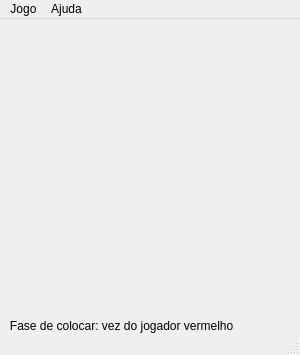
<?xml version="1.0" encoding="UTF-8"?>
<ui version="4.0">
 <class>Achi</class>
 <widget class="QMainWindow" name="Achi">
  <property name="geometry">
   <rect>
    <x>0</x>
    <y>0</y>
    <width>300</width>
    <height>349</height>
   </rect>
  </property>
  <property name="windowTitle">
   <string>Achi</string>
  </property>
  <widget class="QWidget" name="centralwidget">
   <property name="styleSheet">
    <string notr="true">#centralwidget { background: url(':/grid'); }</string>
   </property>
   <layout class="QGridLayout" name="gridLayout">
    <property name="leftMargin">
     <number>0</number>
    </property>
    <property name="topMargin">
     <number>0</number>
    </property>
    <property name="rightMargin">
     <number>0</number>
    </property>
    <property name="bottomMargin">
     <number>0</number>
    </property>
    <property name="spacing">
     <number>0</number>
    </property>
    <item row="2" column="1">
     <widget class="Hole" name="hole21">
      <property name="minimumSize">
       <size>
        <width>100</width>
        <height>100</height>
       </size>
      </property>
      <property name="maximumSize">
       <size>
        <width>100</width>
        <height>100</height>
       </size>
      </property>
      <property name="styleSheet">
       <string notr="true">QPushButton {
    border: none;
    outline: none;
}</string>
      </property>
      <property name="text">
       <string/>
      </property>
      <property name="iconSize">
       <size>
        <width>50</width>
        <height>50</height>
       </size>
      </property>
      <property name="flat">
       <bool>true</bool>
      </property>
      <property name="row" stdset="0">
       <number>2</number>
      </property>
      <property name="col" stdset="0">
       <number>1</number>
      </property>
     </widget>
    </item>
    <item row="0" column="2">
     <widget class="Hole" name="hole02">
      <property name="minimumSize">
       <size>
        <width>100</width>
        <height>100</height>
       </size>
      </property>
      <property name="maximumSize">
       <size>
        <width>100</width>
        <height>100</height>
       </size>
      </property>
      <property name="styleSheet">
       <string notr="true">QPushButton {
    border: none;
    outline: none;
}</string>
      </property>
      <property name="text">
       <string/>
      </property>
      <property name="iconSize">
       <size>
        <width>50</width>
        <height>50</height>
       </size>
      </property>
      <property name="flat">
       <bool>true</bool>
      </property>
      <property name="row" stdset="0">
       <number>0</number>
      </property>
      <property name="col" stdset="0">
       <number>2</number>
      </property>
     </widget>
    </item>
    <item row="2" column="2">
     <widget class="Hole" name="hole22">
      <property name="minimumSize">
       <size>
        <width>100</width>
        <height>100</height>
       </size>
      </property>
      <property name="maximumSize">
       <size>
        <width>100</width>
        <height>100</height>
       </size>
      </property>
      <property name="styleSheet">
       <string notr="true">QPushButton {
    border: none;
    outline: none;
}</string>
      </property>
      <property name="text">
       <string/>
      </property>
      <property name="iconSize">
       <size>
        <width>50</width>
        <height>50</height>
       </size>
      </property>
      <property name="flat">
       <bool>true</bool>
      </property>
      <property name="row" stdset="0">
       <number>2</number>
      </property>
      <property name="col" stdset="0">
       <number>2</number>
      </property>
     </widget>
    </item>
    <item row="1" column="2">
     <widget class="Hole" name="hole12">
      <property name="minimumSize">
       <size>
        <width>100</width>
        <height>100</height>
       </size>
      </property>
      <property name="maximumSize">
       <size>
        <width>100</width>
        <height>100</height>
       </size>
      </property>
      <property name="styleSheet">
       <string notr="true">QPushButton {
    border: none;
    outline: none;
}</string>
      </property>
      <property name="text">
       <string/>
      </property>
      <property name="iconSize">
       <size>
        <width>50</width>
        <height>50</height>
       </size>
      </property>
      <property name="flat">
       <bool>true</bool>
      </property>
      <property name="row" stdset="0">
       <number>1</number>
      </property>
      <property name="col" stdset="0">
       <number>2</number>
      </property>
     </widget>
    </item>
    <item row="1" column="0">
     <widget class="Hole" name="hole10">
      <property name="minimumSize">
       <size>
        <width>100</width>
        <height>100</height>
       </size>
      </property>
      <property name="maximumSize">
       <size>
        <width>100</width>
        <height>100</height>
       </size>
      </property>
      <property name="styleSheet">
       <string notr="true">QPushButton {
    border: none;
    outline: none;
}</string>
      </property>
      <property name="text">
       <string/>
      </property>
      <property name="iconSize">
       <size>
        <width>50</width>
        <height>50</height>
       </size>
      </property>
      <property name="flat">
       <bool>true</bool>
      </property>
      <property name="row" stdset="0">
       <number>1</number>
      </property>
      <property name="col" stdset="0">
       <number>0</number>
      </property>
     </widget>
    </item>
    <item row="1" column="1">
     <widget class="Hole" name="hole11">
      <property name="minimumSize">
       <size>
        <width>100</width>
        <height>100</height>
       </size>
      </property>
      <property name="maximumSize">
       <size>
        <width>100</width>
        <height>100</height>
       </size>
      </property>
      <property name="styleSheet">
       <string notr="true">QPushButton {
    border: none;
    outline: none;
}</string>
      </property>
      <property name="text">
       <string/>
      </property>
      <property name="iconSize">
       <size>
        <width>50</width>
        <height>50</height>
       </size>
      </property>
      <property name="flat">
       <bool>true</bool>
      </property>
      <property name="row" stdset="0">
       <number>1</number>
      </property>
      <property name="col" stdset="0">
       <number>1</number>
      </property>
     </widget>
    </item>
    <item row="0" column="0">
     <widget class="Hole" name="hole00">
      <property name="minimumSize">
       <size>
        <width>100</width>
        <height>100</height>
       </size>
      </property>
      <property name="maximumSize">
       <size>
        <width>100</width>
        <height>100</height>
       </size>
      </property>
      <property name="styleSheet">
       <string notr="true">QPushButton {
    border: none;
    outline: none;
}</string>
      </property>
      <property name="text">
       <string/>
      </property>
      <property name="iconSize">
       <size>
        <width>50</width>
        <height>50</height>
       </size>
      </property>
      <property name="flat">
       <bool>true</bool>
      </property>
      <property name="row" stdset="0">
       <number>0</number>
      </property>
      <property name="col" stdset="0">
       <number>0</number>
      </property>
     </widget>
    </item>
    <item row="2" column="0">
     <widget class="Hole" name="hole20">
      <property name="minimumSize">
       <size>
        <width>100</width>
        <height>100</height>
       </size>
      </property>
      <property name="maximumSize">
       <size>
        <width>100</width>
        <height>100</height>
       </size>
      </property>
      <property name="styleSheet">
       <string notr="true">QPushButton {
    border: none;
    outline: none;
}</string>
      </property>
      <property name="text">
       <string/>
      </property>
      <property name="iconSize">
       <size>
        <width>50</width>
        <height>50</height>
       </size>
      </property>
      <property name="flat">
       <bool>true</bool>
      </property>
      <property name="row" stdset="0">
       <number>2</number>
      </property>
      <property name="col" stdset="0">
       <number>0</number>
      </property>
     </widget>
    </item>
    <item row="0" column="1">
     <widget class="Hole" name="hole01">
      <property name="minimumSize">
       <size>
        <width>100</width>
        <height>100</height>
       </size>
      </property>
      <property name="maximumSize">
       <size>
        <width>100</width>
        <height>100</height>
       </size>
      </property>
      <property name="styleSheet">
       <string notr="true">QPushButton {
    border: none;
    outline: none;
}</string>
      </property>
      <property name="text">
       <string/>
      </property>
      <property name="iconSize">
       <size>
        <width>50</width>
        <height>50</height>
       </size>
      </property>
      <property name="flat">
       <bool>true</bool>
      </property>
      <property name="row" stdset="0">
       <number>0</number>
      </property>
      <property name="col" stdset="0">
       <number>1</number>
      </property>
     </widget>
    </item>
    <item row="3" column="0" colspan="3">
     <widget class="QLabel" name="label">
      <property name="text">
       <string>   Fase de colocar: vez do jogador vermelho </string>
      </property>
     </widget>
    </item>
   </layout>
  </widget>
  <widget class="QMenuBar" name="menubar">
   <property name="geometry">
    <rect>
     <x>0</x>
     <y>0</y>
     <width>300</width>
     <height>26</height>
    </rect>
   </property>
   <widget class="QMenu" name="menuJogo">
    <property name="title">
     <string>Jogo</string>
    </property>
    <addaction name="actionNew"/>
    <addaction name="actionQuit"/>
   </widget>
   <widget class="QMenu" name="menuAjuda">
    <property name="title">
     <string>Ajuda</string>
    </property>
    <addaction name="actionAbout"/>
   </widget>
   <addaction name="menuJogo"/>
   <addaction name="menuAjuda"/>
  </widget>
  <widget class="QStatusBar" name="statusbar"/>
  <action name="actionNew">
   <property name="text">
    <string>Novo</string>
   </property>
  </action>
  <action name="actionQuit">
   <property name="text">
    <string>Sair</string>
   </property>
  </action>
  <action name="actionAbout">
   <property name="text">
    <string>Sobre</string>
   </property>
  </action>
 </widget>
 <customwidgets>
  <customwidget>
   <class>Hole</class>
   <extends>QPushButton</extends>
   <header location="global">Hole.h</header>
  </customwidget>
 </customwidgets>
 <resources/>
 <connections/>
</ui>
